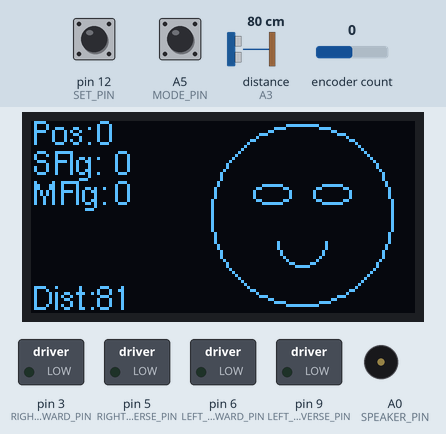
Bench run of a sketch on a simulated Arduino Nano, built with avr-gcc and run on an emulated ATmega328P. On the bench: 128×64 one-colour display, switched loads named in the sketch (green lamp = pin HIGH), buzzer (waves = sounding). The test bench sets the inputs (shaded band); at power-on: distance to the obstacle (sensor on A3) 80 cm, pin 12 (SET_PIN) HIGH, A5 (MODE_PIN) HIGH, encoder count 0. The echo pulse lasts 58.3 µs per cm.

Above: at 1.2 s.
1.3 s: distance to the obstacle (sensor on A3) set to 17 cm
At 2.9 s:
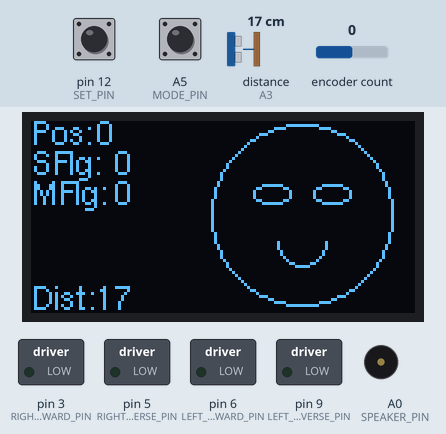
3.2 s: distance to the obstacle (sensor on A3) set to 13 cm
At 3.95 s:
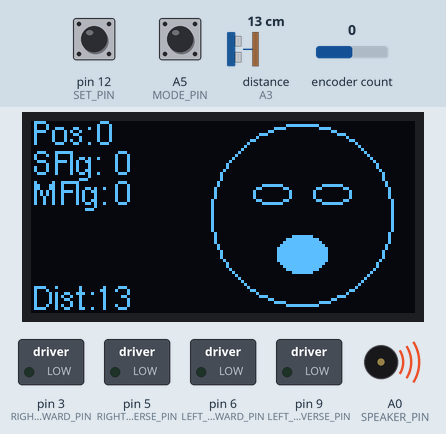
6.2 s: pin 12 (SET_PIN) pulled LOW for 1 s
At 7.38 s:
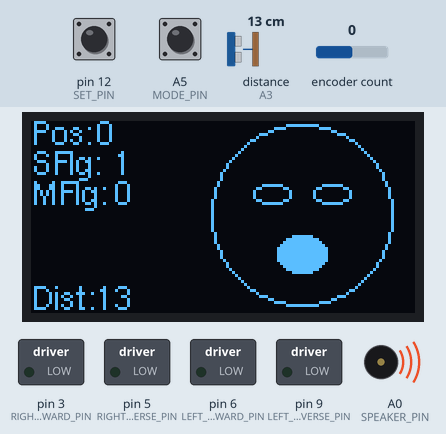
Timing chart, 0 to 13.8 s (numbered marks = the images above; inputs shaded):
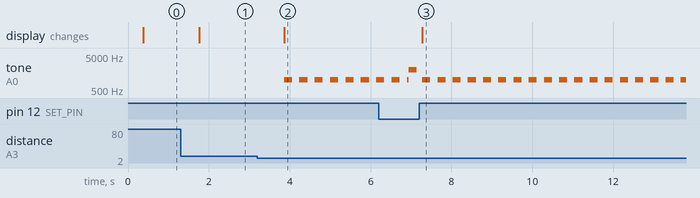

The sketch:

_09-oled-static-test.ino
```cpp
/*
 * Use this test to verify that all the connections (except the moters) are working.
 * Verify that the OLED display is working
 * Verify Mode and Set buttons work (you can press them and see screen indicators change)
 * Verify Encoder (a screen values updates)
 * Verify Ping sensor (a screen values updates)
 * Verify Speaker (a tone plays if you are within a specific distance)
 */
#include <Arduino.h>
//// https://github.com/olikraus/u8g2/wiki
#include <U8g2lib.h>
#include <SPI.h>
#include <NewPing.h>
#include <Encoder.h>
// https://github.com/thomasfredericks/Bounce2
#include <Bounce2.h>


// motor pins - they must be on the PWM pins 3,5,6,9
#define RIGHT_FORWARD_PIN 3
#define RIGHT_REVERSE_PIN 5
#define LEFT_FORWARD_PIN 6
#define LEFT_REVERSE_PIN 9

// order on OLED - GND, VCC, SCL, SDA, RDS, DC, CS
#define SCL_PIN 13 // SCL clock - 3rd from bottom
#define SDA_PIN 11 // SDA, Data, MOSI - must be on pin 11 on the Nano
#define RDS_PIN 10 // reset
#define DC_PIN 7 // DC moved from pin 9 which is needed as a PWM pin
#define CS_PIN 8 // chip select top

// https://github.com/olikraus/u8g2/wiki/u8x8setupcpp#constructor-reference
// We are using the 128 byte 4 wire Hardware SPI (pin 11 and 13 impiled) with no screen rotation which only uses 27% of dynamic memory
U8G2_SSD1306_128X64_NONAME_1_4W_HW_SPI u8g2(U8G2_R0, CS_PIN, DC_PIN, RDS_PIN);

#define TRIGGER_PIN  A2  // Arduino pin tied to trigger pin on the ultrasonic sensor.
#define ECHO_PIN     A3  // Arduino pin tied to echo pin on the ultrasonic sensor.
#define MAX_DISTANCE 200 // Maximum distance we want to ping for (in centimeters). Maximum sensor distance is rated at 400-500cm.
NewPing sonar(TRIGGER_PIN, ECHO_PIN, MAX_DISTANCE); // NewPing setup of pins and maximum distance.

//   Good Performance: only the first pin has interrupt capability
#define ENC_A_PIN 2 // an interrupt pin
#define ENC_B_PIN 4 // not an interrupt pin
Encoder myEnc(ENC_A_PIN, ENC_B_PIN);

long oldPosition  = -999;
byte mode = 0; // default mode on power up
byte mode_count = 6;

#define SET_PIN 12 // set the current encoder value to be the new variable
#define MODE_PIN A5 // change the programming mode - note that A6 and A7 don't have an INPUT_PULLUP
Bounce debouncer_set = Bounce();
Bounce debouncer_mode = Bounce();

// speaker or piezo speaker
#define SPEAKER_PIN A0

int dist_to_object; // distance in CM from the Ping sensor
int turning_flag;
int turn_threshold = 16; // distance that we turn
int forward_power_level = 180; // try a number from 100 to 255 for 4 AA batteries forard motors PWM on signal

int turn_delay = 500; // time to turn in milliseconds
int turn_power_level = 200; // power while turning


// 0 means no, 1 means yes
unsigned char change_mode_flag = 0;
unsigned char change_set_flag = 0;
unsigned int know_value = 0;

// this is the mode of the robot 0 = running, 1,2,3 are set modes
int counter; // main loop counter
#define FACE_CENTER 90 // center of face in the horizontal (X) direction

void setup() {
  // Turn these pins on for PWM OUTPUT
  // you can use digitalWrite for testing if the PWM pins are not free
  pinMode(RIGHT_FORWARD_PIN, OUTPUT);
  pinMode(RIGHT_REVERSE_PIN, OUTPUT);
  pinMode(LEFT_FORWARD_PIN, OUTPUT);
  pinMode(LEFT_REVERSE_PIN, OUTPUT);
  // turn all the motors off
  analogWrite(RIGHT_FORWARD_PIN, 0);
  analogWrite(RIGHT_REVERSE_PIN, 0);
  analogWrite(LEFT_FORWARD_PIN, 0);
  analogWrite(LEFT_REVERSE_PIN, 0);
  // for debugging.  The output will appear on the serial monitor
  // To open the serial monitor, click the magnafing glass icon in the upper right corner

  u8g2.begin();
  // Set font to Helvetica regular 8 pixel font
  // For other options see https://github.com/olikraus/u8g2/wiki/fntlistall#8-pixel-height
  u8g2.setFont(u8g2_font_helvR08_tf);

  pinMode(SET_PIN, INPUT_PULLUP);
  pinMode(MODE_PIN, INPUT_PULLUP);
  debouncer_set.attach(SET_PIN, INPUT_PULLUP); // Attach the debouncer to a pin with INPUT_PULLUP mode
  debouncer_set.interval(25); // Use a debounce interval of 25 milliseconds

  debouncer_mode.attach(MODE_PIN, INPUT_PULLUP); // Attach the debouncer to a pin with INPUT_PULLUP mode
  debouncer_mode.interval(10); // Use a debounce interval of 25 milliseconds
  Serial.begin(9600);      // open the serial port at 9600 bps
}

void loop () {

  // get a non-zero distance
  do {
    delay(33);
    dist_to_object = sonar.ping_cm();
  } while (dist_to_object == 0);

  if (dist_to_object < turn_threshold) turning_flag = 1; else turning_flag = 0;

  debouncer_set.update(); // Update the Bounce instance
  if (debouncer_set.fell()) {
     tone(SPEAKER_PIN, 2000, 200);
     change_set_flag = !change_set_flag;
  }   // Call code if button transitions from HIGH (default) to LOW

  debouncer_mode.update();
  if (debouncer_mode.fell()) {
    tone(SPEAKER_PIN, 3000, 200);
    change_mode_flag = !change_mode_flag;  // Call code if button transitions from HIGH to LOW
  }

  long newPosition = myEnc.read();
  newPosition = newPosition % 255;
  byte stop_value = newPosition/4;
  byte mode = stop_value % mode_count;

  // if (mode == 0)  then do this in final
    u8g2.firstPage();
    do {
        // Face
        // u8g2.drawFilledEllipse(63,31,20,28);
        u8g2.drawCircle(FACE_CENTER,31,30,U8G2_DRAW_ALL);
        // eyes
        u8g2.drawEllipse(FACE_CENTER - 10,24,6,3);
        u8g2.drawEllipse(FACE_CENTER + 10,24,6,3);
        // mouth
        if (turning_flag)
           u8g2.drawFilledEllipse(FACE_CENTER,44,8,6);
           else u8g2.drawCircle(FACE_CENTER, 40, 8, U8G2_DRAW_LOWER_LEFT|U8G2_DRAW_LOWER_RIGHT);  // U8G2_DRAW_LOWER_LEFT | U8G2_DRAW_LOWER_RIGHT

        // rotery encoder
        u8g2.drawStr(0,8,"Pos:");
        u8g2.setCursor(22,8);
        u8g2.print(newPosition);

        // set
        u8g2.drawStr(0,18,"SFlg:");
        u8g2.setCursor(28,18);
        u8g2.print(change_set_flag);

        // mode
        u8g2.drawStr(0,28,"MFlg:");
        u8g2.setCursor(28,28);
        u8g2.print(change_mode_flag);

        // ping sensor
        u8g2.drawStr(0,63,"Dist:");
        u8g2.setCursor(22,63);
        u8g2.print(dist_to_object);
    } while ( u8g2.nextPage() );


    if (turning_flag)
      tone(SPEAKER_PIN, 1000, 200);
//    counter++;
}
```

Measured:
- the behaviour switches between 16 and 15 cm on distance to the obstacle (sensor on A3) (found by bisection; images 1 and 2)
- after the input at 1.3 s, the display: changes after 0.46 s (image 1)
- after the input at 3.2 s, tone on A0 (SPEAKER_PIN): alternates 1000 Hz for 0.20 s and silent for 0.18 s, starting after 0.66 s; the display: changes after 0.66 s (image 2)
- after the input at 6.2 s, the display: changes after 1.1 s (image 3)
